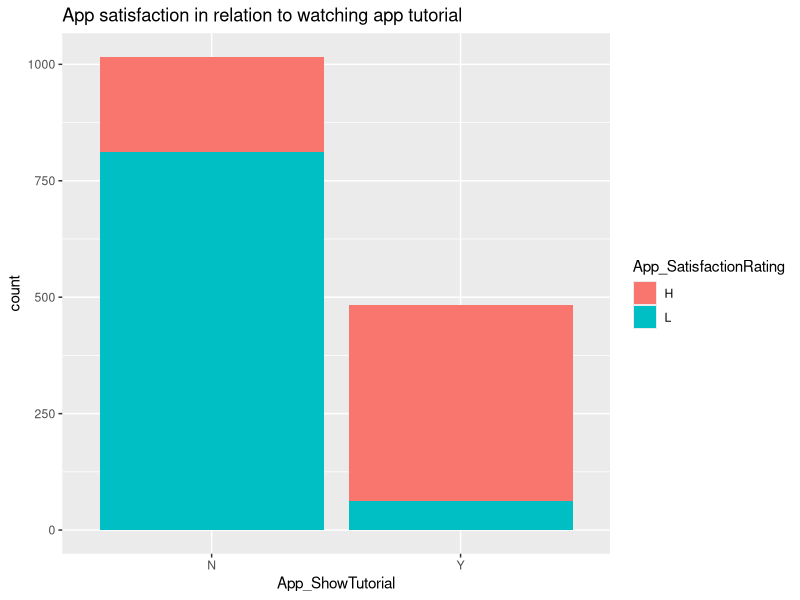

Here is the R script that generated this plot:
infoo <- read.csv("z5358611_z5358611-Assessment2Data.csv")

infoo



library(ggplot2)
library(scales)
library(dplyr)
p1 <- ggplot(infoo, aes(x = App_ShowTutorial, fill = App_SatisfactionRating))
p1 <- p1 + geom_bar(stat="count")
p1 <- p1 + ggtitle("App satisfaction in relation to watching app tutorial")
p1

tutorials <- infoo$App_ShowTutorial

data1 <- infoo[infoo$App_ShowTutorial == "Y", ]
nrow(data1)

data2 <- data1[data1$App_SatisfactionRating == "H", ]
nrow(data2)